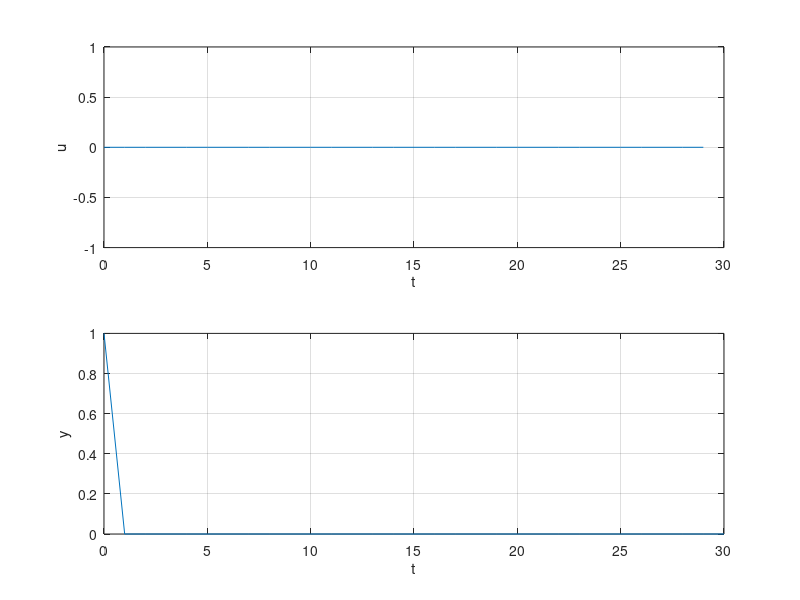

Source code (MATLAB):
N = 30;
nx = 3;
nu = 1;
r = 1;
nt = 5;
    
A = [
    0 0 0
    0 0 1 
    0.1 -0.79 1.78
]; 
B = [1 0 0.1]';
C = [0 0 1]'; 
x0 = [0 0 1]';

time_steps = [1, 1, 2, 4, 8, 14];
% Set G (objective function)
Qt = 2*diag(C);
Q = kron(eye(N),Qt);
G = blkdiag(Q, eye(N/nt));

for i=1:6
   G(N*nx+i, N*nx+i) = 2*time_steps(i);
end
% Set equality constraints (Aeq and Beq)
Beq = zeros(N*nx, 1);
Beq(1:3) = A*x0;

Aeq_1 = eye(N*nx);
Aeq_2 = kron(diag(ones(N-1,1),-1),-A);
Aeq = [Aeq_1 + Aeq_2, zeros(N*nx, 6)];

k = 1;
for i=1:6
    Aeq(k:k+3*time_steps(i)-1,N*nx+i) = kron(ones(time_steps(i), 1),-B);
    k = k + 3*time_steps(i);
end

u_low = -1;
u_high = 1;

x_high = inf;
x_low = -inf;

lb = [x_low*ones(N*nx, 1); u_low*ones(N*nu/nt, 1)];
ub = [x_high*ones(N*nx, 1); u_high*ones(N*nu/nt, 1)];

opt = optimset('Display','iter', 'Diagnostics','off', 'LargeScale','off');
z = quadprog(G, [], [], [], Aeq, Beq, lb, ub, [], opt);

u = z(N*nx+1:size(z,1));

y = [x0(3);z(nx:nx:N*nx)];

figure(1);
t = 0:N-1;
p_u = zeros(N, 1);
k = 1;
for i=1:6
    p_u(k:k+time_steps(i)-1,:) = repelem(u(i), time_steps(i))';
     k = k + time_steps(i);
end

subplot(2, 1, 1);
plot(t, p_u);
xlabel('t') 
ylabel('u') 
grid('on');

t = 0:N;
subplot(2, 1, 2);
plot(t, y);
xlabel('t') 
ylabel('y') 
grid('on');